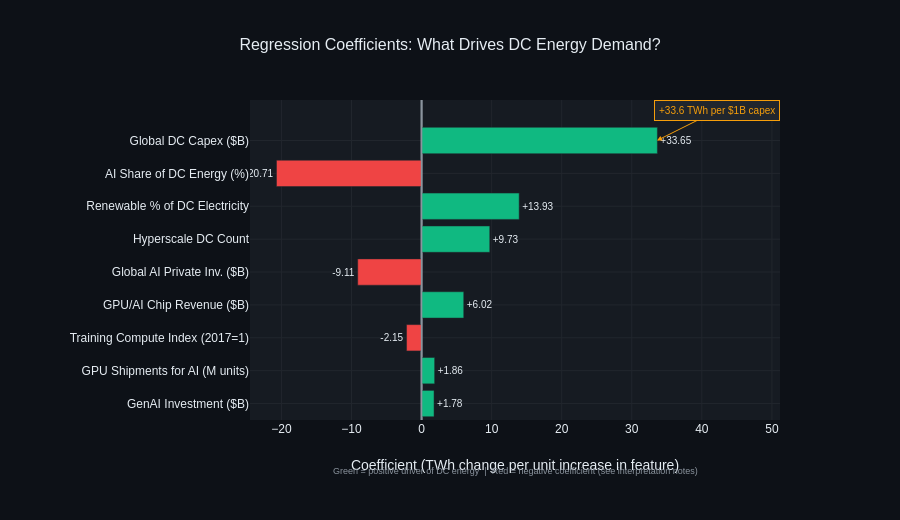

Source (notebook cell):
### Code cell
# ── What this chart shows ─────────────────────────────────────────────────────
# The regression coefficients visualised as a horizontal bar chart.
# This is the chart that translates the ML output into business language.
# Each bar represents: a one-unit increase in this feature is associated
# with X TWh change in DC energy demand, holding all else constant.

coefs   = best_model.coef_
feat_df = pd.DataFrame({
    'Feature':     FEATURES,
    'Coefficient': coefs
}).sort_values('Coefficient', key=abs, ascending=True)

colors = [
    PALETTE['green'] if c > 0 else PALETTE['red']
    for c in feat_df['Coefficient']
]

fig = make_fig()

fig.add_trace(go.Bar(
    x=feat_df['Coefficient'],
    y=feat_df['Feature'],
    orientation='h',
    marker=dict(color=colors, line=dict(color='#21262D', width=0.5)),
    text=[f'{v:+.2f}' for v in feat_df['Coefficient']],
    textposition='outside',
    textfont=dict(size=10, color='#E6EDF3'),
    hovertemplate='<b>%{y}</b><br>Coefficient: %{x:+.3f} TWh<extra></extra>',
))

fig.add_vline(x=0, line_color='#8B949E', line_width=1.5)

# Callout for top feature
fig.add_annotation(
    x=33.6, y='Global DC Capex ($B)',
    text='+33.6 TWh per $1B capex',
    showarrow=True, arrowhead=2,
    arrowcolor=PALETTE['yellow'],
    ax=60, ay=-30,
    font=dict(size=10, color=PALETTE['yellow']),
    bgcolor='#21262D',
    bordercolor=PALETTE['yellow'], borderpad=4
)

fig.update_layout(
    title=dict(
        text='Regression Coefficients: What Drives DC Energy Demand?',
        font=dict(size=16, color='#E6EDF3'), x=0.5
    ),
    xaxis=dict(
        title=dict(
            text='Coefficient (TWh change per unit increase in feature)',
            standoff=25        # pushes axis title down away from tick labels
        ),
        gridcolor='#21262D',
        zeroline=True, zerolinecolor='#8B949E'
    ),
    yaxis=dict(title='', gridcolor='#21262D'),
    height=520,
    showlegend=False,
    margin=dict(l=250, r=120, b=100),   # extra bottom margin clears the overlap
    annotations=list(fig.layout.annotations) + [
        go.layout.Annotation(
            text='Green = positive driver of DC energy  |  '
                 'Red = negative coefficient (see interpretation notes)',
            x=0.5, y=-0.18,            # pushed further down
            xref='paper', yref='paper',
            showarrow=False,
            font=dict(size=9, color='#8B949E')
        )
    ]
)

fig.write_html(str(OUT_DIR / "03_feature_importance.html"))
fig.show()
print("✅ Chart saved → outputs/charts/03_feature_importance.html")

### Figure 1 — Plotly figure (JSON) as saved in the notebook; plotly's stock layout.template omitted (floating-point values rounded to 4 significant figures)
{"data": [{"hovertemplate": "<b>%{y}</b><br>Coefficient: %{x:+.3f} TWh<extra></extra>", "marker": {"color": ["#10B981", "#10B981", "#EF4444", "#10B981", "#EF4444", "#10B981", "#10B981", "#EF4444", "#10B981"], "line": {"color": "#21262D", "width": 0.5}}, "orientation": "h", "text": ["+1.78", "+1.86", "-2.15", "+6.02", "-9.11", "+9.73", "+13.93", "-20.71", "+33.65"], "textfont": {"color": "#E6EDF3", "size": 10}, "textposition": "outside", "type": "bar", "x": [1.778, 1.863, -2.147, 6.018, -9.114, 9.731, 13.93, -20.71, 33.65], "y": ["GenAI Investment ($B)", "GPU Shipments for AI (M units)", "Training Compute Index (2017=1)", "GPU/AI Chip Revenue ($B)", "Global AI Private Inv. ($B)", "Hyperscale DC Count", "Renewable % of DC Electricity", "AI Share of DC Energy (%)", "Global DC Capex ($B)"]}], "layout": {"annotations": [{"arrowcolor": "#F59E0B", "arrowhead": 2, "ax": 60, "ay": -30, "bgcolor": "#21262D", "bordercolor": "#F59E0B", "borderpad": 4, "font": {"color": "#F59E0B", "size": 10}, "showarrow": true, "text": "+33.6 TWh per $1B capex", "x": 33.6, "y": "Global DC Capex ($B)"}, {"font": {"color": "#8B949E", "size": 9}, "showarrow": false, "text": "Green = positive driver of DC energy  |  Red = negative coefficient (see interpretation notes)", "x": 0.5, "xref": "paper", "y": -0.18, "yref": "paper"}], "font": {"color": "#E6EDF3", "family": "Arial"}, "height": 520, "legend": {"bgcolor": "#161B22", "bordercolor": "#30363D"}, "margin": {"b": 100, "l": 250, "r": 120}, "paper_bgcolor": "#0D1117", "plot_bgcolor": "#161B22", "shapes": [{"line": {"color": "#8B949E", "width": 1.5}, "type": "line", "x0": 0, "x1": 0, "xref": "x", "y0": 0, "y1": 1, "yref": "y domain"}], "showlegend": false, "title": {"font": {"color": "#E6EDF3", "size": 16}, "text": "Regression Coefficients: What Drives DC Energy Demand?", "x": 0.5}, "xaxis": {"gridcolor": "#21262D", "title": {"standoff": 25, "text": "Coefficient (TWh change per unit increase in feature)"}, "zeroline": true, "zerolinecolor": "#8B949E"}, "yaxis": {"gridcolor": "#21262D", "title": {"text": ""}}}}
